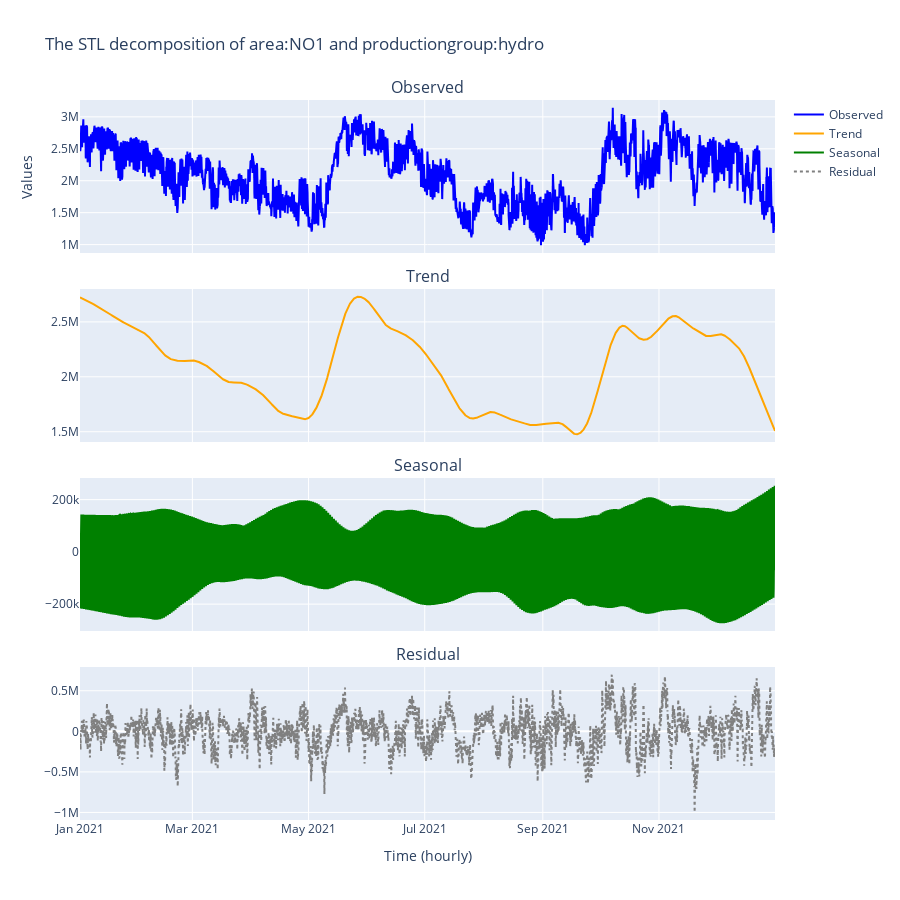

Source (notebook cell):
### Code cell
fig = plot_stl_decompostion(df_production)
fig.show()

### Figure 1 — Plotly figure (JSON) as saved in the notebook; plotly's stock layout.template omitted (floating-point values rounded to 4 significant figures; data arrays with more than 128 entries replaced by an {"elided": "..."} marker saying what was removed)
{"data": [{"line": {"color": "blue"}, "mode": "lines", "name": "Observed", "type": "scatter", "x": {"elided": "8747 str values"}, "xaxis": "x", "y": {"elided": "8747 float values"}, "yaxis": "y"}, {"line": {"color": "orange"}, "mode": "lines", "name": "Trend", "type": "scatter", "x": {"elided": "8747 str values"}, "xaxis": "x2", "y": {"elided": "8747 float values"}, "yaxis": "y2"}, {"line": {"color": "green"}, "mode": "lines", "name": "Seasonal", "type": "scatter", "x": {"elided": "8747 str values"}, "xaxis": "x3", "y": {"elided": "8747 float values"}, "yaxis": "y3"}, {"line": {"color": "gray", "dash": "dot"}, "mode": "lines", "name": "Residual", "type": "scatter", "x": {"elided": "8747 str values"}, "xaxis": "x4", "y": {"elided": "8747 float values"}, "yaxis": "y4"}], "layout": {"annotations": [{"font": {"size": 16}, "showarrow": false, "text": "Observed", "x": 0.5, "xanchor": "center", "xref": "paper", "y": 1, "yanchor": "bottom", "yref": "paper"}, {"font": {"size": 16}, "showarrow": false, "text": "Trend", "x": 0.5, "xanchor": "center", "xref": "paper", "y": 0.7375, "yanchor": "bottom", "yref": "paper"}, {"font": {"size": 16}, "showarrow": false, "text": "Seasonal", "x": 0.5, "xanchor": "center", "xref": "paper", "y": 0.475, "yanchor": "bottom", "yref": "paper"}, {"font": {"size": 16}, "showarrow": false, "text": "Residual", "x": 0.5, "xanchor": "center", "xref": "paper", "y": 0.2125, "yanchor": "bottom", "yref": "paper"}], "height": 900, "title": {"text": "The STL decomposition of area:NO1 and productiongroup:hydro"}, "xaxis": {"anchor": "y", "domain": [0, 1], "matches": "x4", "showticklabels": false}, "xaxis2": {"anchor": "y2", "domain": [0, 1], "matches": "x4", "showticklabels": false}, "xaxis3": {"anchor": "y3", "domain": [0, 1], "matches": "x4", "showticklabels": false}, "xaxis4": {"anchor": "y4", "domain": [0, 1], "title": {"text": "Time (hourly)"}}, "yaxis": {"anchor": "x", "domain": [0.7875, 1], "title": {"text": "Values"}}, "yaxis2": {"anchor": "x2", "domain": [0.525, 0.7375]}, "yaxis3": {"anchor": "x3", "domain": [0.2625, 0.475]}, "yaxis4": {"anchor": "x4", "domain": [0, 0.2125]}}}
